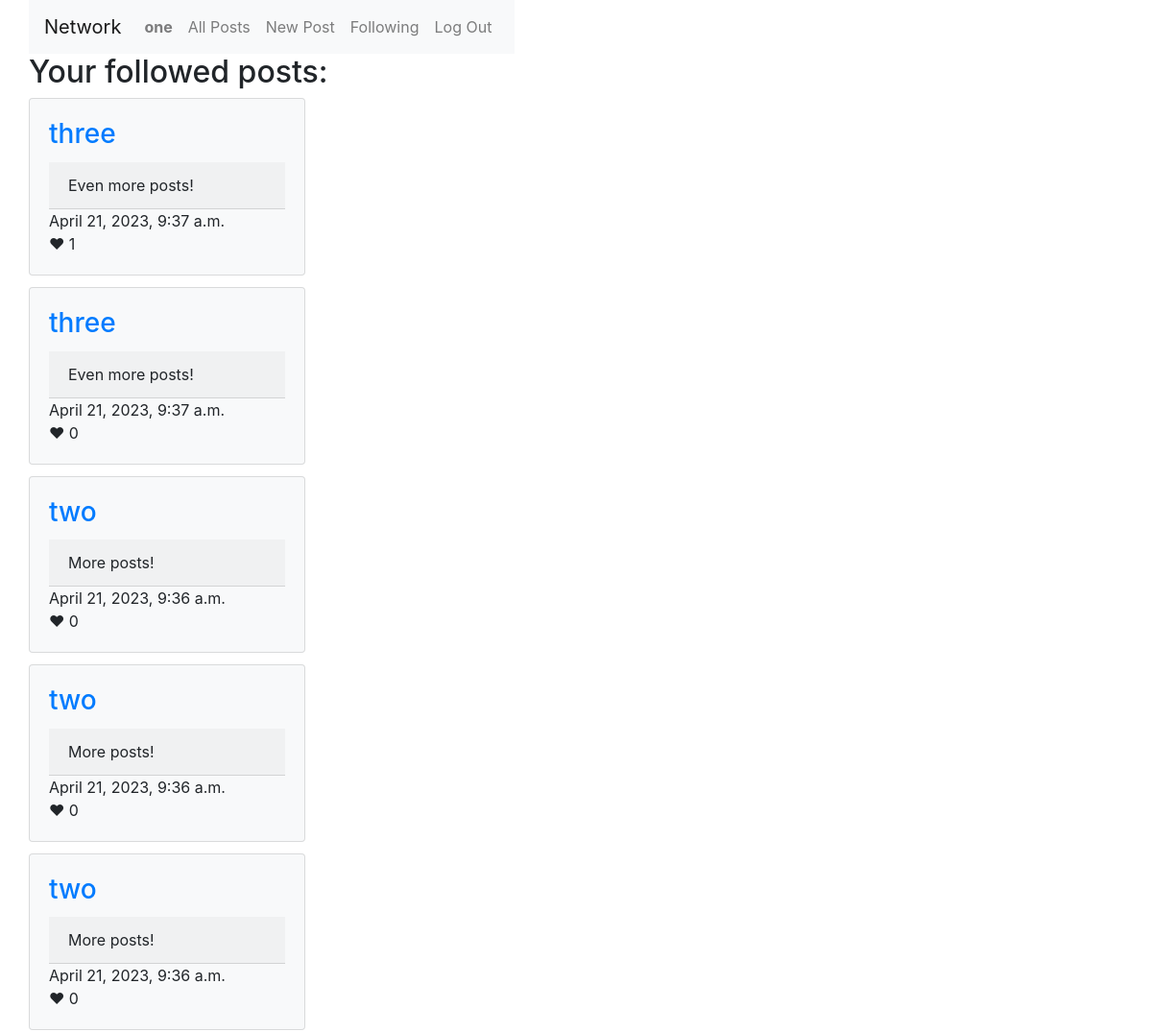
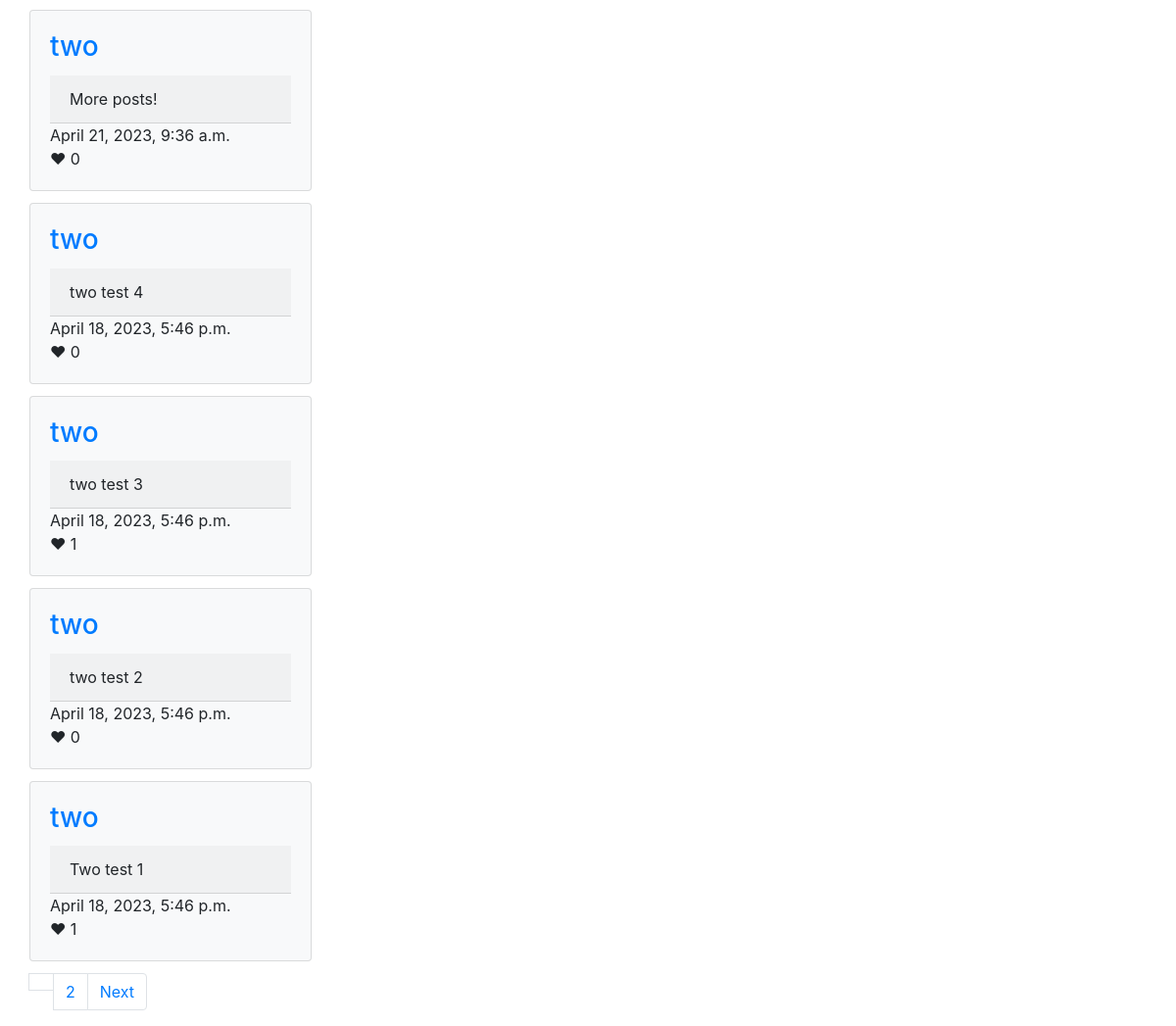
Screenshot of /followed_posts (signed in) with the database file from the repository (2 pictures, top to bottom).
### network/models.py (models this page shows, shortened)
class User(AbstractUser):
    followers = models.ManyToManyField('self', symmetrical=False, blank=True)
    def __str__(self):
        return f"{self.username}"

class Posts(models.Model):
    user = models.ForeignKey(User, on_delete=models.CASCADE)
    content = models.CharField(max_length=280)
    datetime = models.DateTimeField(auto_now_add=True)
    likes = models.ManyToManyField(User, symmetrical=False, blank=True, related_name="likes")
    def LikeCount(self):
        return self.likes.count()
    class Meta:
        ordering = ['-datetime']

### network/views.py (the view)
# urls.py: path("followed_posts", views.followed_posts, name="followed_posts"),
@login_required
def followed_posts(request):
    follows = User.objects.filter(followers=request.user)
    followed_posts = Posts.objects.filter(user__in=follows)
    followed_posts = Paginator(followed_posts, 10)
    page = 1
    if request.GET.get("page") != None:
        page = request.GET.get("page")
    return render(request, "network/following.html", {
        "followed_posts": followed_posts.page(page),
    })

### network/templates/network/following.html (shortened to what this page needs)
{% extends "network/layout.html" %}
{% block body %}
<div class="container">
    <div class="row align-items-center">
    <h2>Your followed posts:</h2>
</div>
</div>
    <div class="container">
        <div class="row align-items-center">
    {% for post in followed_posts %}
        <div class="card-columns">
            <div class="card bg-light" style="width: 18rem;">
                <div class="card-body">
                    <h3 class="card-title"><a href="{% url 'user' post.user.username %}">{{post.user}}</a></h3>
                    <div class="card-header"  id="content{{post.pk}}">{{post.content}}</div>
                    <div>{{post.datetime}}</div>
                    {% if not post.user == user %}
                        <div onclick=likePost(this.id) id="like{{post.pk}}">
                            ❤
                            {% if post.LikeCount > 0 %}
                            {{post.LikeCount}}
                            {% else %}
                                0
                            {% endif %}
                        </div>
                    {% endif %}
                </div>
            </div>
        </div>
    {% endfor %}
</div>
</div>
    <div class="container">
        <div class="row align-items-center">
    <div>
        <nav aria-label="Page navigation">
            <ul class="pagination">
                <li><a class="page-link" href="">{{followed_posts.page_number}}</a></li>
                {% if followed_posts.has_next %}
                    <li class="page-item"><a class="page-link" href="?page={{followed_posts.next_page_number}}">{{followed_posts.next_page_number}}</a></li>
                    <li class="page-item"><a class="page-link" href="?page={{followed_posts.next_page_number}}">Next</a></li>
                {% endif %}
            </ul>
        </nav>
    </div>
</div>
</div>
{% endblock %}

### network/templates/network/layout.html (shortened to what this page needs)
{% load static %}
<!DOCTYPE html>
<html lang="en">
    <head>
        <link rel="stylesheet" href="https://stackpath.bootstrapcdn.com/bootstrap/4.4.1/css/bootstrap.min.css">
        <link href="{% static 'network/styles.css' %}" rel="stylesheet">
    </head>
    <body>
        <div class="container">
            <div class="row align-items-center">
                <nav class="navbar navbar-expand-lg navbar-light bg-light">
                    <a class="navbar-brand" href="#">Network</a>
                    <div>
                        <ul class="navbar-nav mr-auto">
                            {% if user.is_authenticated %}
                                <li class="nav-item">
                                    <a class="nav-link" href="{% url 'user' request.user.username %}"><strong>{{ user.username }}</strong></a>
                                </li>
                            {% endif %}
                            <li class="nav-item">
                            <a class="nav-link" href="{% url 'index' %}">All Posts</a>
                            </li>
                            {% if user.is_authenticated %}
                                <li class="nav-item">
                                    <a class="nav-link" href="{% url 'newpost' %}"> New Post</a>
                                </li>
                                <li class="nav-item">
                                    <a class="nav-link" href="{% url 'followed_posts' %}">Following</a>
                                </li>
                                <li class="nav-item">
                                    <a class="nav-link" href="{% url 'logout' %}">Log Out</a>
                                </li>
                            {% endif %}
                        </ul>
                    </div>
                </nav>
            </div>
        </div>
        <div class="body">
            {% block body %}
            {% endblock %}
        </div>
    </body>
</html>

### rows the page displays
User: username "one"
Posts: user "three", content "Even more posts!", datetime "April 21, 2023, 9:37 a.m.", LikeCount "1"
Posts: user "three", content "Even more posts!", datetime "April 21, 2023, 9:37 a.m."
Posts: user "two", content "More posts!", datetime "April 21, 2023, 9:36 a.m."
Posts: user "two", content "More posts!", datetime "April 21, 2023, 9:36 a.m."
Posts: user "two", content "More posts!", datetime "April 21, 2023, 9:36 a.m."
Posts: user "two", content "More posts!", datetime "April 21, 2023, 9:36 a.m."
Posts: user "two", content "two test 4", datetime "April 18, 2023, 5:46 p.m."
Posts: user "two", content "two test 3", datetime "April 18, 2023, 5:46 p.m.", LikeCount "1"
Posts: user "two", content "two test 2", datetime "April 18, 2023, 5:46 p.m."
Posts: user "two", content "Two test 1", datetime "April 18, 2023, 5:46 p.m.", LikeCount "1"

### other values shown
{{ followed_posts.next_page_number }} "2"
